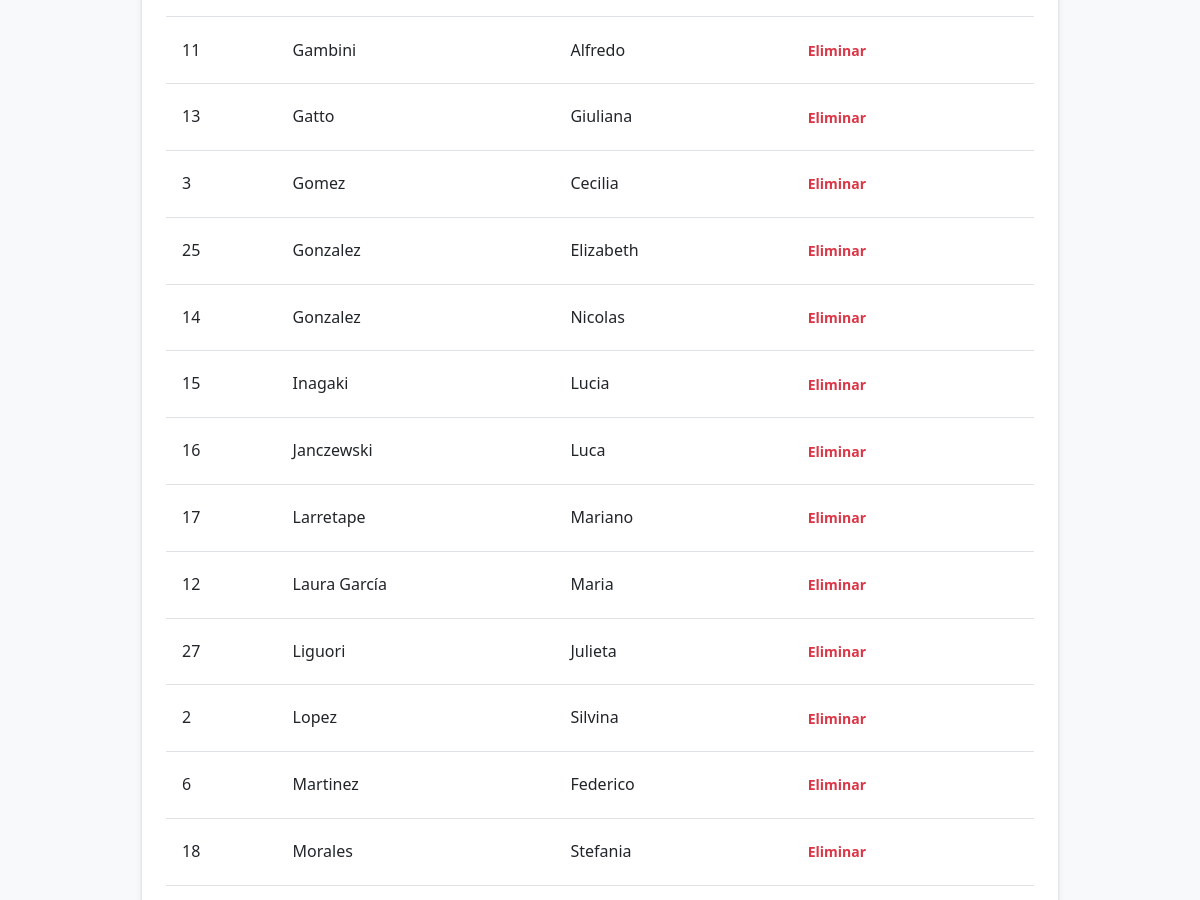
/admin (middle part), run on an earlier commit of the app's database.
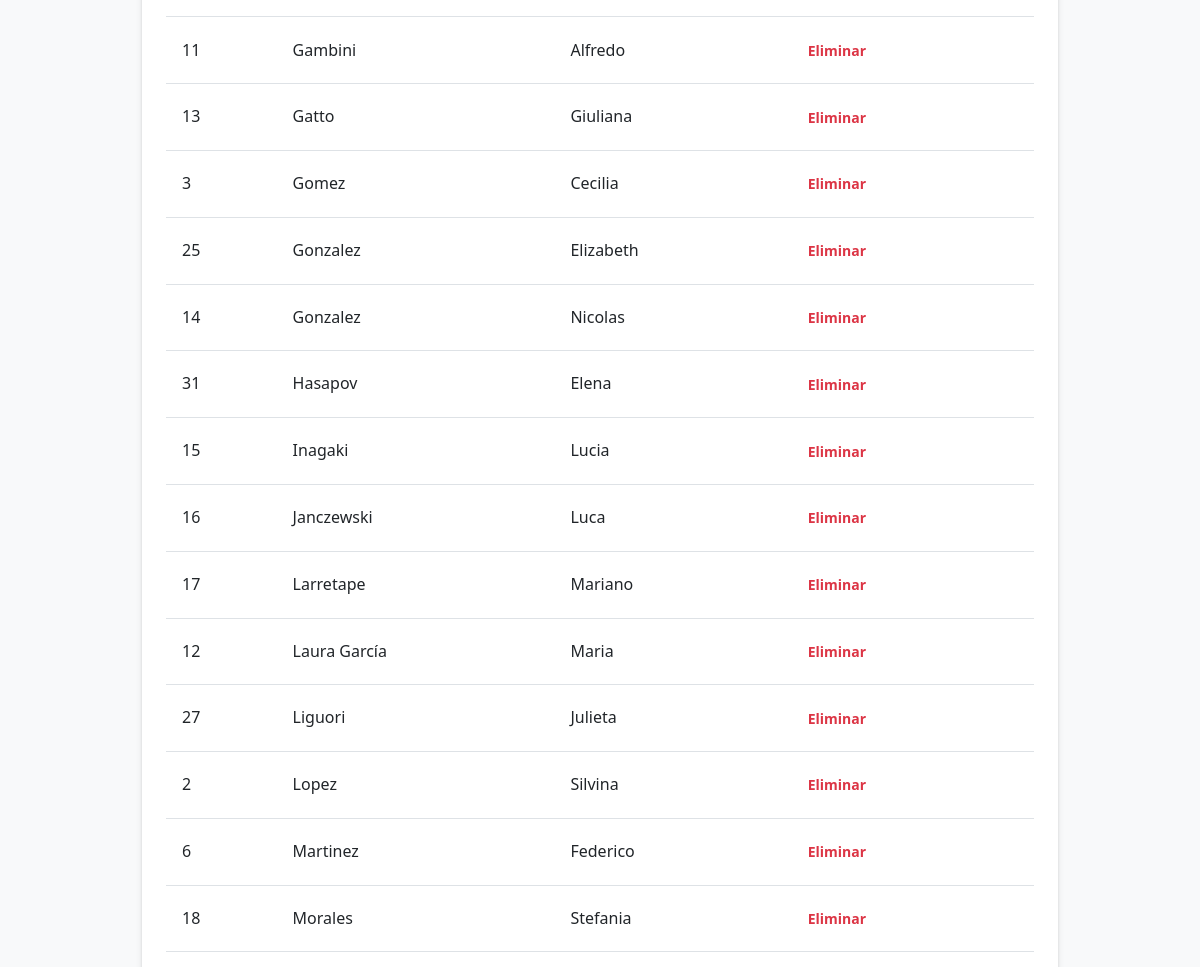
And on a later commit of the database.
### app/models.py (models this page shows, shortened)
class Usuario(db.Model):
    __tablename__ = 'usuarios'
    id = db.Column(db.Integer, primary_key=True, autoincrement=True)
    apellido = db.Column(db.String(50), nullable=False)
    nombre = db.Column(db.String(50), nullable=False)

### app/admin_route.py (the view, shortened to what this page needs)
@bp.route('/admin', methods=['GET', 'POST'])
def admin():
    from app import create_app
    import os
    from app.models import leer_config_dinamica
    leer_config_dinamica()
    total_actual = TOTAL_COMPUTADORAS
    mantenimientos = MAQUINAS_MANTENIMIENTO
    mantenimiento_str = ','.join(str(x) for x in mantenimientos)
    usuarios = Usuario.query.order_by(Usuario.apellido, Usuario.nombre).all()
    return render_template('admin.html',
                         total_computadoras=total_actual,
                         mantenimiento_str=mantenimiento_str,
                         usuarios=usuarios)

### app/models.py (called while the page is built)
def leer_config_dinamica():
    global TOTAL_COMPUTADORAS, MAQUINAS_MANTENIMIENTO
    try:
        with open(CONFIG_PATH, 'r', encoding='utf-8') as f:
            lines = f.read().strip().split('\n')
            if lines and lines[0].strip().isdigit():
                TOTAL_COMPUTADORAS = int(lines[0].strip())
            manten = [int(x.strip()) for x in lines[1:] if x.strip().isdigit()]
            if manten:
                MAQUINAS_MANTENIMIENTO = manten
    except Exception:
        pass

### app/templates/admin.html (shortened to what this page needs)
{% extends "base.html" %}
{% block content %}
<div class="container">
    <div class="row justify-content-center">
        <div class="col-xl-10 col-lg-11 col-md-12">
            <div class="card mb-5">
                <div class="card-body">
                    <table class="table table-hover align-middle">
                        <tbody>
                            {% for user in usuarios %}
                            <tr>
                                <td>{{ user.id }}</td>
                                <td>{{ user.apellido }}</td>
                                <td>{{ user.nombre }}</td>
                                <td>
                                    <form method="POST" action="{{ url_for('admin.admin') }}" class="d-inline" onsubmit="return confirm('¿Eliminar a {{ user.apellido }}, {{ user.nombre }}?');">
                                        <button type="submit" class="btn btn-sm btn-outline-danger">Eliminar</button>
                                    </form>
                                </td>
                            </tr>
                            {% endfor %}
                        </tbody>
                    </table>
                </div>
            </div>
        </div>
    </div>
</div>
{% endblock %}

### app/templates/base.html (shortened to what this page needs)
<!DOCTYPE html>
<html lang="es">
<head>
    <link href="https://cdn.jsdelivr.net/npm/bootstrap@5.1.3/dist/css/bootstrap.min.css" rel="stylesheet">
    <link href="https://cdn.jsdelivr.net/npm/bootstrap-icons@1.8.1/font/bootstrap-icons.css" rel="stylesheet">
    <link rel="stylesheet" href="{{ url_for('static', filename='css/styles.css') }}">
</head>
<body>
    <div class="container mt-4">
        {% block content %}{% endblock %}
    </div>
</body>
</html>

### app/static/css/styles.css (style rules this page uses)
:root { --bg-color: #f8f9fa; --surface-color: #ffffff; --text-primary: #212529; --text-secondary: #6c757d; --text-muted: #adb5bd; --border-color: #dee2e6; --border-dark: #ced4da; --primary-color: #0d6efd; --primary-light: #66b2ff; --primary-dark: #0a58ca; --secondary-color: #ffc107; --secondary-light: #ffcd39; --secondary-dark: #e0a800; --success-color: #198754; --warning-color: #ffc107; --danger-color: #dc3545; --info-color: #0dcaf0; --transition-speed: 0.3s; --border-radius: 8px; --box-shadow: 0 4px 6px rgba(0, 0, 0, 0.1), 0 1px 3px rgba(0, 0, 0, 0.08); --box-shadow-hover: 0 6px 8px rgba(0, 0, 0, 0.15), 0 2px 4px rgba(0, 0, 0, 0.1); --weekday-btn-size: 40px; --weekday-btn-font-size: 0.875rem; --weekday-date-font-size: 1.25rem; --weekday-label-font-size: 0.75rem; }
* { margin: 0; padding: 0; box-sizing: border-box; }
body { font-family: 'Segoe UI', Tahoma, Geneva, Verdana, sans-serif; line-height: 1.6; color: var(--text-primary); background-color: var(--bg-color); }
.container { max-width: 1400px; margin: 0 auto; padding: 0 1.5rem; width: 100%; }
.card { background-color: var(--surface-color); border-radius: var(--border-radius); box-shadow: var(--box-shadow); border: none; overflow: hidden; transition: all var(--transition-speed) ease; }
.card-body { padding: 1.5rem; }
.btn { display: inline-flex; align-items: center; justify-content: center; padding: 0.75rem 1.5rem; font-size: 1rem; font-weight: 600; border: none; border-radius: var(--border-radius); cursor: pointer; transition: all var(--transition-speed) ease; text-decoration: none; white-space: nowrap; }
.btn-sm { padding: 0.4rem 0.8rem; font-size: 0.875rem; }
.table { width: 100%; margin-bottom: 1rem; background-color: var(--surface-color); border-radius: var(--border-radius); border: none; overflow: visible; border-collapse: collapse; }
.table th, .table td { padding: 1rem; text-align: left; border-bottom: 1px solid var(--border-color); }
.table tbody tr { background-color: var(--surface-color); transition: background-color var(--transition-speed) ease; }

What changed in the data, as far as the page shows it:
added Usuario: id "31", apellido "Hasapov", nombre "Elena"
